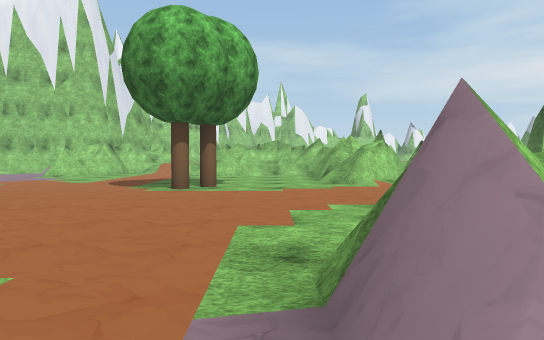
view 1 (above)

18 first-person views from a walk through a Unity game level. The camera is 1.2 m above the floor, tilts 2° down and sees 70° across. The floor is counted in squares, 2 m on a side. Each view is taken from the middle of a square. On the plan, view 1 faces up. The plan holds only what a view shows up to about 11 squares ahead; the rest is blank. The place goes on beyond the plan. Some trees and plants on the terrain are drawn as simple stand-ins. The player character is not drawn. Some animated figures are left out. Some surface patterns are stand-ins.

view 2
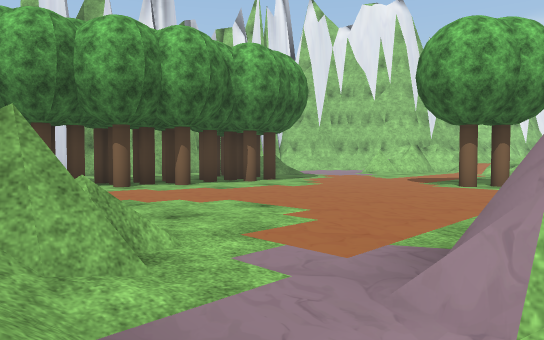

view 3
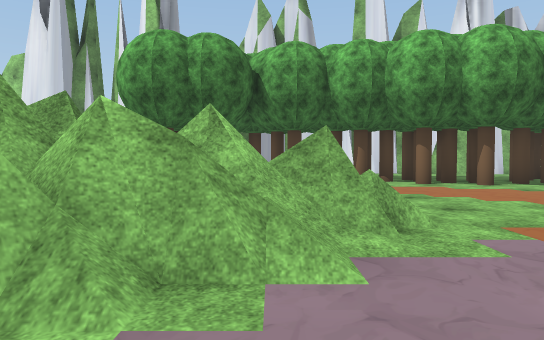

view 4
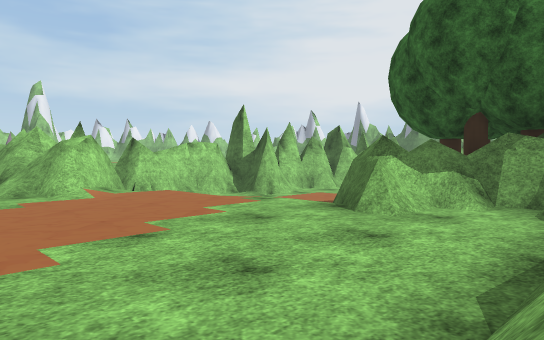

view 5
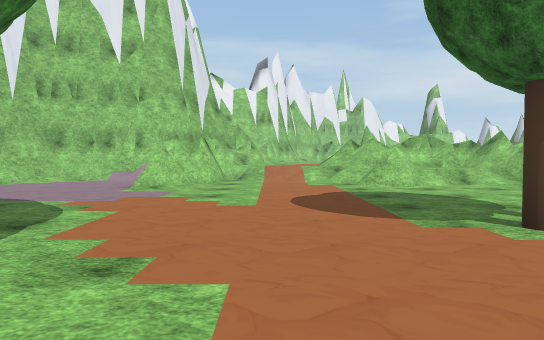

view 6
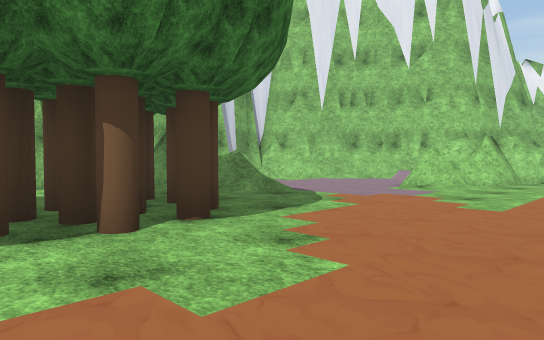

view 7
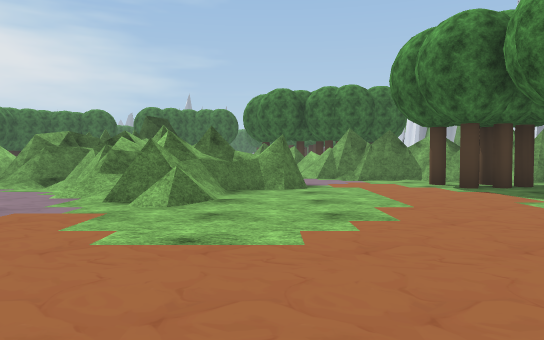

view 8
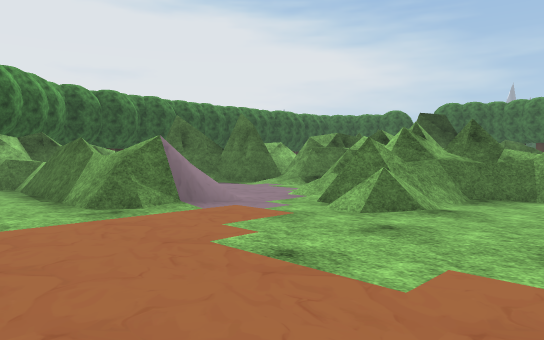

view 9
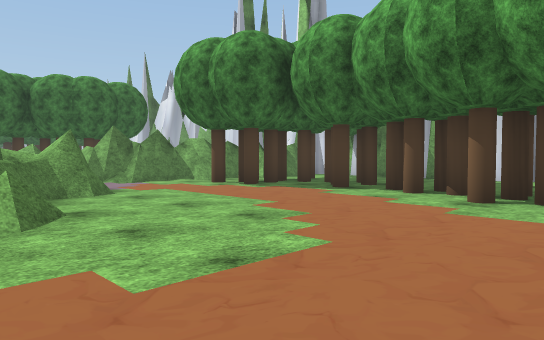

view 10
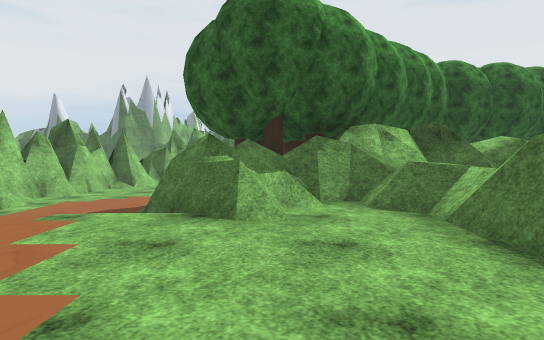

view 11
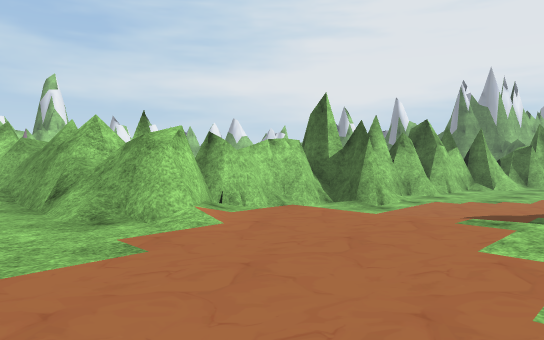

view 12
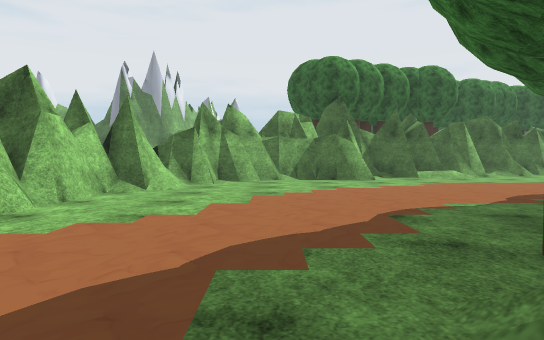

view 13
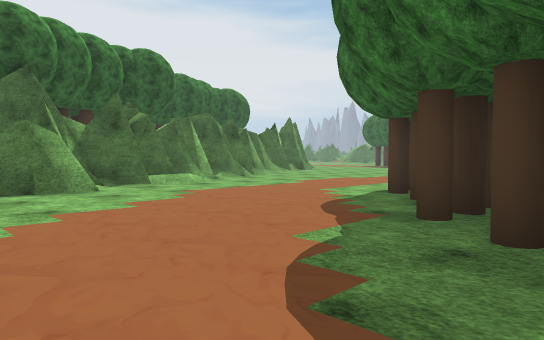

view 14
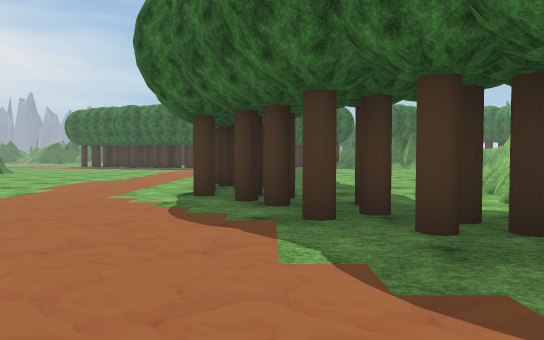

view 15
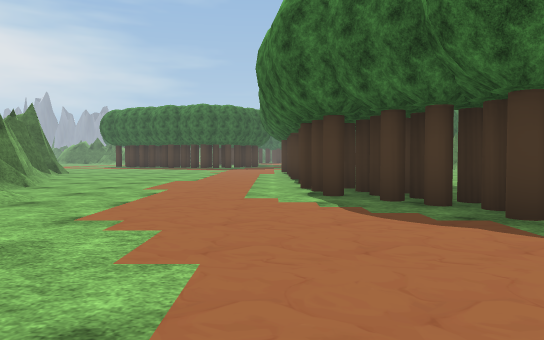

view 16
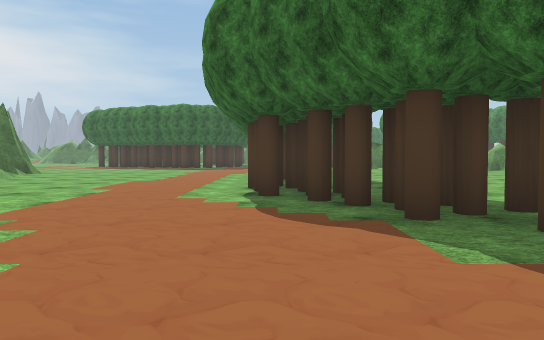

view 17
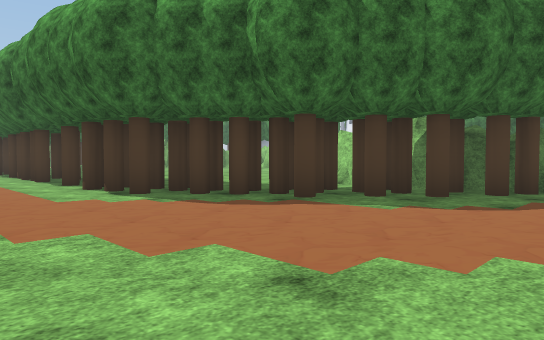

view 18
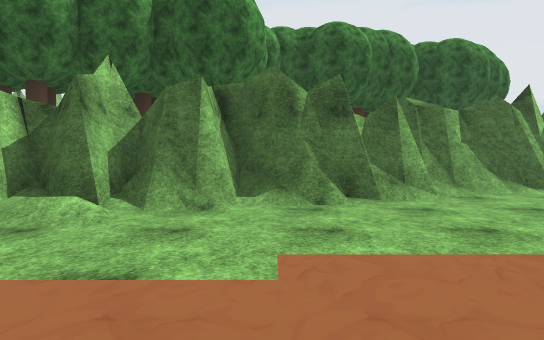

### Floor plan
Key: @ floor where view 1 was taken; # wall or solid block; . main floor; : floor 0.25 m higher than the main floor; - floor 0.5 m lower than the main floor; + floor 0.75 m higher than the main floor; _ floor 0.75 m lower than the main floor; / step, stairs or slope; = window, fence, low wall or low ledge; T tree; O other object.
Columns run from 10 left of view 1 to 22 right of it. Each row starts with its distance up from view 1.
 17     ##
 16    ##/
 15  ####=/+= #=
 14 ##:##//////=#
 13 #...#/./////=
 12 ....#.../=./#
 11 .........../######
 10  ........../=##/#######
  9  =/.........##  _#-######
  8 ##.......T../// ______//##
  7   OT....T...../ ________/##
  6  TOTT.........//_________##
  5  .TTT.........=#=_________#
  4  .TTT.........==TTT______###TTO
  3   TT...........=T#TT______/# TO
  2  .TT.......###==#TTT______## TTO
  1  .TT.......#   .##_TT_____/## T
  0  .TT....=#@.    #___TT_____## TT
 -1  TT...../=#... #=___TT_____/#   T
 -2  OTT...#=##...##-___TT_____/#   T
 -3  TTT...###=#### ____TT______##  T
 -4 ##.....  ##### _____ T______-#
 -5  ####..        __    T_______#

Where each view was taken, in squares from view 1:
view 1: 0 up, 0 right, facing up
view 2: 1 down, 1 right, facing up-left
view 3: 1 down, 2 right, facing left
view 4: 2 up, 0 right, facing up-right
view 5: 4 up, 4 left, facing up
view 6: 4 up, 3 left, facing up-left
view 7: 5 up, 3 left, facing down
view 8: 4 up, 4 left, facing down-right
view 9: 4 up, 1 left, facing down-left
view 10: 4 up, 0 right, facing right
view 11: 5 up, 0 right, facing up-right
view 12: 6 up, 5 right, facing right
view 13: 6 up, 8 right, facing down-right
view 14: 6 up, 10 right, facing down
view 15: 6 up, 12 right, facing down
view 16: 6 up, 11 right, facing down
view 17: 6 up, 14 right, facing down-left
view 18: 1 down, 12 right, facing right
